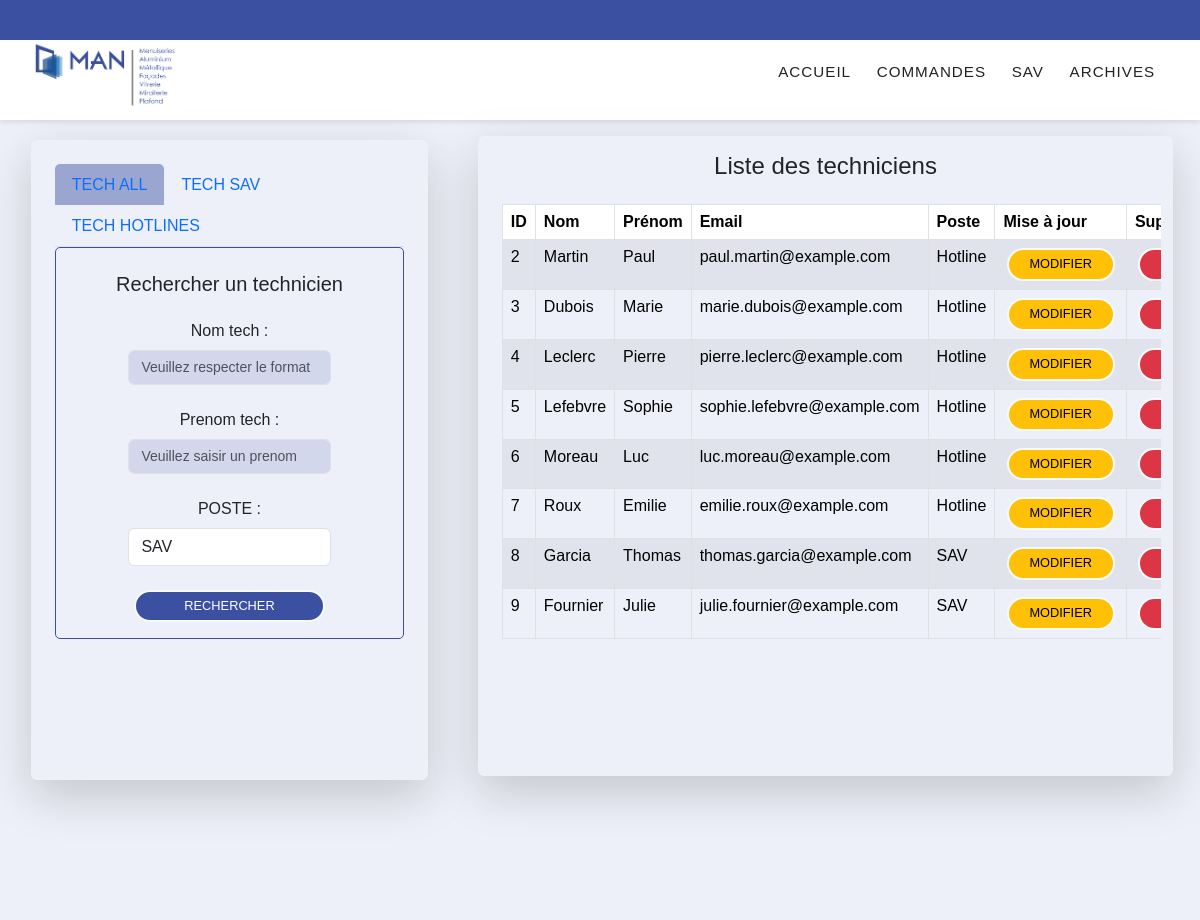
The page /controler/admin.php on the database its author committed.
### tables this page shows
CREATE TABLE `techniciens` (
  `id` int(11) NOT NULL,
  `nom` varchar(100) DEFAULT NULL,
  `prenom` varchar(100) DEFAULT NULL,
  `poste` enum('SAV','Hotline') DEFAULT NULL,
  `email` varchar(255) DEFAULT NULL,
  `motdepasse` varchar(255) DEFAULT NULL
);

### model/modele_admin.inc.php (called while the page is built, shortened)
<?php
   function getTechAll(){
     $connexion = getBdd();
     $sql = "SELECT * FROM techniciens";
     $requete = $connexion->query($sql);
     if(!$connexion->query($sql)){
       echo "problème de connexion à la table contact";
   }
   else{
       $resultat = $requete->fetchAll(PDO::FETCH_ASSOC);
   }
   return $resultat;
   }

### Vues/vue_liste_techniciens.php (the view, shortened to what this page needs)
<?php
$contenu .= '<div class="col-lg-7 col-sm-11 shadow-lg rounded" style="max-height: 80vh">
<h4 class="p-3 text-center">'.$titreliste.'</h4>
    <div class="container overflow-auto style="max-height: 80%""><table class="table table-bordered table-striped">
        <thead>
        <tr>
        <th scope="col">ID</th>
        <th scope="col">Nom</th>
        <th scope="col">Prénom</th>
        <th scope="col">Email</th>
        <th scope="col">Poste</th>
        <th scope="col">Mise à jour</th>
        <th scope="col">Suppression</th>
        </tr>
        </thead>
    <tbody>';
if (isset($techniciens) && !empty($techniciens)) {
    foreach ($techniciens as $technicien) {
        $contenu .= '<tr>';
        $contenu .= '<td>' . $technicien['id'] . '</td>';
        $contenu .= '<td>' . $technicien['nom'] . '</td>';
        $contenu .= '<td>' . $technicien['prenom'] . '</td>';
        $contenu .= '<td>' . $technicien['email'] . '</td>';
        $contenu .= '<td>' . $technicien['poste'] . '</td>';
        $contenu .= '<td>
        <form action="admin.php" method="GET">
        <input type="hidden" name="action" value="updTech">
        <input type="hidden" name="id_technicien" value="' . $technicien['id'] . '">
        <input type="hidden" name="nom_technicien" value="' . $technicien['nom'] . '">
        <input type="hidden" name="prenom_technicien" value="' . $technicien['prenom'] . '">
        <input type="hidden" name="poste_technicien" value="' . $technicien['poste'] . '">
        <input type="hidden" name="email_technicien" value="' . $technicien['email'] . '">
        <button type="submit" class="btn btn-warning">Modifier</button>
        </form>
        </td>';
        $contenu .= '<td>
    <form id="deleteForm_'.$technicien['id'].'" action="admin.php" method="GET">
        <input type="hidden" name="action" value="suppTech">
        <input type="hidden" name="id_technicien" value="' . $technicien['id'] . '">
        <button type="button" class="btn btn-danger" data-toggle="modal" data-target="#confirmationModal_'.$technicien['id'].'">Supprimer</button>
    </form>
</td>';
$contenu .= '<div class="modal fade" id="confirmationModal_'.$technicien['id'].'" tabindex="-1" role="dialog" aria-labelledby="confirmationModalLabel_'.$technicien['id'].'" aria-hidden="true">
    <div class="modal-dialog" role="document">
        <div class="modal-content">
            <div class="modal-header">
                <h5 class="modal-title" id="confirmationModalLabel_'.$technicien['id'].'">Confirmer la suppression</h5>
                <button type="button" class="close" data-dismiss="modal" aria-label="Close">
                    <span aria-hidden="true">&times;</span>
                </button>
            </div>
            <div class="modal-body">
                Êtes-vous sûr de vouloir supprimer le technicien '.$technicien['nom'].' '.$technicien['prenom'].' au poste '.$technicien['poste'].' ?
            </div>
            <div class="modal-footer">
                <button type="button" class="btn btn-secondary" data-dismiss="modal">Annuler</button>
                <button type="submit" form="deleteForm_'.$technicien['id'].'" class="btn btn-danger">Confirmer</button>
            </div>
        </div>
    </div>
</div>';
        $contenu .= '</tr>';
    }
} else {
    $contenu .= '<tr><td colspan="6">Aucun technicien trouvé.</td></tr>';
}
$contenu .= '</tbody></table></div></div></div>';
?>

### style/gabarit.css (style rules this page uses)
:root { --clr-bg-header: #3b50a1; --clr-btn: #3b50a1; --clr-nav-hover: #2842ab; --clr-light: #fafafa; }
* { padding: 0; margin: 0; }
.btn { display: inline-block; padding: 0.5rem 1.3rem; font-size: 0.8rem; border: 2px solid var(--clr-light); border-radius: 2rem; line-height: 1; margin: 0 0.2rem; transition: 0.3s; text-transform: uppercase; }

### style/global.css (style rules this page uses)
.table tr { transition: background-color 0.3s ease; }
.table td { background-color: transparent; }

### rows shown on the page
techniciens: id "2", nom "Martin", prenom "Paul", email "paul.martin@example.com", poste "Hotline"
techniciens: id "3", nom "Dubois", prenom "Marie", email "marie.dubois@example.com", poste "Hotline"
techniciens: id "4", nom "Leclerc", prenom "Pierre", email "pierre.leclerc@example.com", poste "Hotline"
techniciens: id "5", nom "Lefebvre", prenom "Sophie", email "sophie.lefebvre@example.com", poste "Hotline"
techniciens: id "6", nom "Moreau", prenom "Luc", email "luc.moreau@example.com", poste "Hotline"
techniciens: id "7", nom "Roux", prenom "Emilie", email "emilie.roux@example.com", poste "Hotline"
techniciens: id "8", nom "Garcia", prenom "Thomas", email "thomas.garcia@example.com", poste "SAV"
techniciens: id "9", nom "Fournier", prenom "Julie", email "julie.fournier@example.com", poste "SAV"

### other values the page prints
$titreliste "Liste des techniciens"
